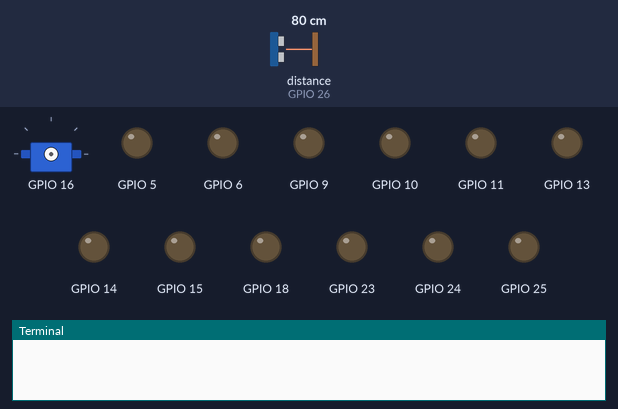
A program run on a simulated Raspberry Pi (BCM pin numbers). Parts: servo, output pins drawn as LEDs (lit = HIGH), the last lines printed to the terminal. Inputs (shaded band) come from the test bench; at power-on: distance to the obstacle (sensor on GPIO 26) 80 cm. Servo angles are drawn from the pulse width (0.5 ms = 0°, 2.5 ms = 180°); the clock reads 2024-03-15 10:24:30 at power-on unless the program sets it; library files of the repository ran but are not shown: hcsr04.py; pins used as bus, display or sensor lines are not drawn. At 24.2 s the program stops and its outputs stay as they are.

Above: at 0.1 s.
At 1.1 s:
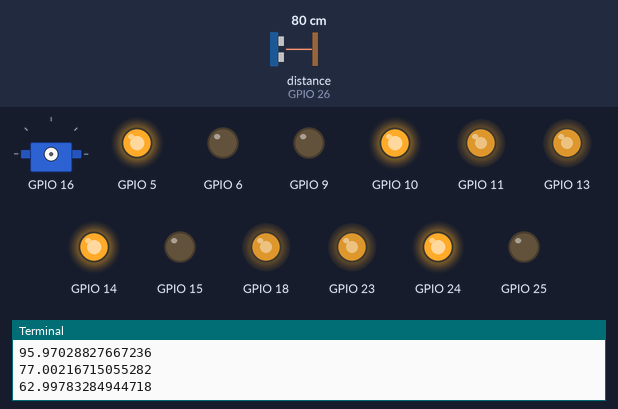
At 24.1 s:
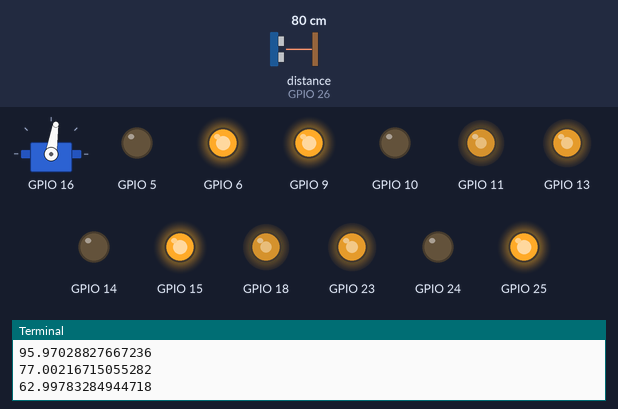
Timing chart, 0 to 25.6 s (numbered marks = the images above):
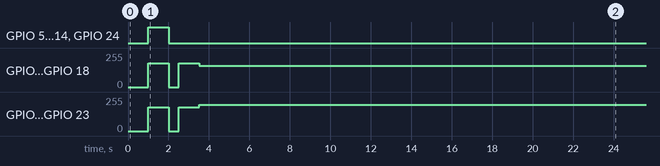

The program:

circular.py
```python
import time
from movement import Movement
from obstacleAvoidance import ObstacleAvoidance


class CircularMovement:
    def __init__(self, obstacle_avoidance):
        self.width = 14
        self.length = 12
        self.bend_k = 3
        self.axle_k = 1.6
        self.obstacle_avoidance = obstacle_avoidance
        self.move_control = obstacle_avoidance.move_control

    # 参数v表示的是线速度，基准速度为50
    def start(self,  side):
        v = 0
        hcsr = self.obstacle_avoidance.hcsr04
        sg = self.obstacle_avoidance.sg90
        if side == 'bend':
            sg.serve(sg.RIGHT)
        time.sleep(1)
        r = hcsr.get_distance()
        if side == 'axle':
            r = r + self.length / 2 + 10
        print(r)
        if side == 'bend':
            v = 50
            v_out = v + self.width / 2 * v / r * self.bend_k
            v_in = v - self.width / 2 * v / r * self.bend_k
        elif side == 'axle':
            v = 70
            v_out = v + self.length / 2 * v / r * self.axle_k
            v_in = v - self.length / 2 * v / r * self.axle_k
        print(v_out)
        print(v_in)
        if side == 'bend':
            self.move_control.back(1)
        elif side == 'axle':
            self.move_control.right_shift(1)
        self.move_control.stop()
        time.sleep(0.5)
        if side == 'bend':
            self.move_control.forward(1.45)
        elif side == 'axle':
            self.move_control.left_shift(1)
        t = 200
        while t > 0:
            if side == 'bend':
                self.move_control.set_speed([v_out, v_in, v_out, v_in])
            elif side == 'axle':
                self.move_control.set_speed([-v_in, v_in, v_out, -v_out])
            t = t - 1
            time.sleep(0.1)
        time.sleep(0.5)
        sg.serve(sg.MID)

if __name__ == '__main__':
    m = Movement()
    ob = ObstacleAvoidance(m)
    c = CircularMovement(ob)
    c.start('axle')
```

movement.py
```python
import wheel
import RPi.GPIO as GPIO
import time


class Movement:
    def __init__(self):
        # 左前，右前，左后，右后
        #  pwm pin1 pin2
        # wheel1 = wheel.Wheel(17, 27, 22)
        # wheel2 = wheel.Wheel(24, 23, 25)
        # wheel3 = wheel.Wheel(26, 6, 5)
        # wheel4 = wheel.Wheel(16, 21, 20)
        self.wheel1 = wheel.Wheel(18, 14, 15)
        self.wheel2 = wheel.Wheel(11, 9, 10)
        self.wheel3 = wheel.Wheel(23, 25, 24)
        self.wheel4 = wheel.Wheel(13, 5, 6)
        self.shift_speed = 70
        self.rotate_speed = 40
        self.forward_speed = 50

    def set_speed(self, speed_list):
        self.wheel1.set_speed(speed_list[0])
        self.wheel2.set_speed(speed_list[1])
        self.wheel3.set_speed(speed_list[2])
        self.wheel4.set_speed(speed_list[3])

    def stop(self):
        self.wheel1.stop()
        self.wheel2.stop()
        self.wheel3.stop()
        self.wheel4.stop()

    def left_rotate(self, t):
        self.set_speed([-self.rotate_speed, self.rotate_speed, -self.rotate_speed, self.rotate_speed])
        time.sleep(t)
        self.set_speed([0, 0, 0, 0])

    def right_rotate(self, t):
        self.set_speed([self.rotate_speed, -self.rotate_speed, self.rotate_speed, -self.rotate_speed])
        time.sleep(t)
        self.set_speed([0, 0, 0, 0])

    def left_shift(self, t):
        self.set_speed([-self.shift_speed, self.shift_speed, self.shift_speed, -self.shift_speed])
        time.sleep(t)
        self.set_speed([0, 0, 0, 0])

    def right_shift(self, t):
        self.set_speed([self.shift_speed, -self.shift_speed, -self.shift_speed, self.shift_speed])
        time.sleep(t)
        self.set_speed([0, 0, 0, 0])

    def back(self, t):
        self.set_speed([-self.forward_speed, -self.forward_speed, -self.forward_speed, -self.forward_speed])
        time.sleep(t)
        self.set_speed([0, 0, 0, 0])

    def forward(self, t):
        self.set_speed([self.forward_speed, self.forward_speed, self.forward_speed, self.forward_speed])
        time.sleep(t)
        self.set_speed([0, 0, 0, 0])

    def __del__(self):
        GPIO.cleanup()


if __name__ == '__main__':
    m = Movement()
    for i in range(10):
        j = i * 10
        m.set_speed([j, j, j, j])
        time.sleep(1)
```

obstacleAvoidance.py
```python
import threading
import time

import hcsr04
import sg90
import movement

class ObstacleAvoidance:
    def __init__(self, move_control):
        self.dis = 20
        self.move_control = move_control
        self.sg90 = sg90.Sg90()
        self.hcsr04 = hcsr04.Hcsr04()
        self.on = False
        self.is_obstacle = False

    def run(self):
        self.is_obstacle = False
        front = self.hcsr04.get_distance()
        if front > self.dis:
            return
        self.is_obstacle = True
        self.sg90.serve(self.sg90.LEFT)
        time.sleep(1)
        left = self.hcsr04.get_distance()
        self.sg90.serve(self.sg90.RIGHT)
        time.sleep(1.7)
        right = self.hcsr04.get_distance()
        self.sg90.serve(self.sg90.MID)
        print(str(left) + ',' + str(right))
        if (left < 0.5 * self.dis and right < 0.5 * self.dis) or front < 0.5 * self.dis:
            self.move_control.back(1.5)
        elif left > right:
            self.move_control.left_shift(1)
        else :
            self.move_control.right_shift(1)

    def start(self):
        if self.on:
            print('return')
            return
        self.on = True
        while self.on:
            self.run()
            time.sleep(0.1)

    def stop(self):
        print('stop called')
        self.on = False

    def is_encounter_obstacle(self):
        return self.is_obstacle

if __name__ == '__main__' :
    m = movement.Movement()
    ob = ObstacleAvoidance(m)
    l = threading.Thread(target= ob.start)
    l.start()
    s = input("input s to stop")
    print(s)
    if s == 's':
        print('stop')
        ob.stop()
```

wheel.py
```python
import RPi.GPIO as GPIO
import time

# GPIO
class Wheel:
    def __init__(self, en, pin1, pin2):
        self.pin1 = pin1
        self.pin2 = pin2
        self.en = en
        GPIO.setmode(GPIO.BCM)
        GPIO.setup(self.pin1, GPIO.OUT)
        GPIO.setup(self.pin2, GPIO.OUT)
        GPIO.setup(self.en, GPIO.OUT)
        GPIO.output(self.pin1, GPIO.LOW)
        GPIO.output(self.pin2, GPIO.LOW)
        self.p = GPIO.PWM(self.en, 5000)
        self.p.start(0)
        GPIO.setwarnings(False)


    def set_speed(self, speed):
        if speed < 0:
            self.p.ChangeDutyCycle(-speed)
            GPIO.output(self.pin1, GPIO.LOW)
            GPIO.output(self.pin2, GPIO.HIGH)
        else:
            self.p.ChangeDutyCycle(speed)
            GPIO.output(self.pin1, GPIO.HIGH)
            GPIO.output(self.pin2, GPIO.LOW)

    def stop(self):
        GPIO.output(self.pin1, GPIO.LOW)
        GPIO.output(self.pin2, GPIO.LOW)

    def __del__(self):
        GPIO.cleanup()
```

sg90.py
```python
import RPi.GPIO as GPIO
import time

GPIO.setmode(GPIO.BCM)

class Sg90:

    def __init__(self):
        self.pin1 = 16
        self.FRE = 50
        self.LEFT = 11
        self.RIGHT = 2
        self.MID = 7
        GPIO.setup(16, GPIO.OUT)
        self.servo1 = GPIO.PWM(self.pin1, self.FRE)
        self.servo1.start(0)

    def serve(self, pwm):
        self.servo1.ChangeDutyCycle(pwm)
        time.sleep(0.2)
        self.servo1.ChangeDutyCycle(0)

    def __del__(self):
        self.servo1.stop()
        GPIO.cleanup()
```
